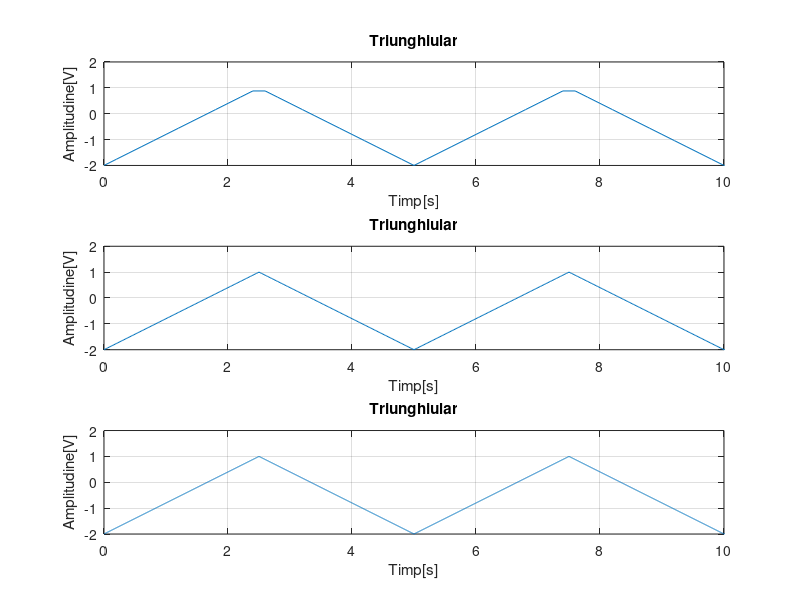

Recreate this plot in MATLAB.

    
    t1=0:0.2:100;
    x1=sawtooth(0.4*pi*t1, 0.5); %sawtooth este folosit pentru a afisa semnal triunghiular
    x1=x1*1.5;
    x1=x1-0.5;
    
    subplot(3,1,1);
    plot(t1,x1);
    axis([0 10 -2 2]);
    title('Triunghiular');
    xlabel('Timp[s]');
    ylabel('Amplitudine[V]');
    grid;
    
    t2=0:0.02:100;
    x2=sawtooth(0.4*pi*t2, 0.5);
    x2=x2*1.5;
    x2=x2-0.5;
    
    subplot(3,1,2);
    plot(t2,x2);
    axis([0 10 -2 2]);
    title('Triunghiular');
    xlabel('Timp[s]');
    ylabel('Amplitudine[V]');
    grid;
    
    t3=0:0.002:100;
    x3=sawtooth(0.4*pi*t3, 0.5);
    x3=x3*1.5;
    x3=x3-0.5;
    
    subplot(3,1,3);
    plot(t3,x3);
    axis([0 10 -2 2]);
    title('Triunghiular');
    xlabel('Timp[s]');
    ylabel('Amplitudine[V]');
    grid;
